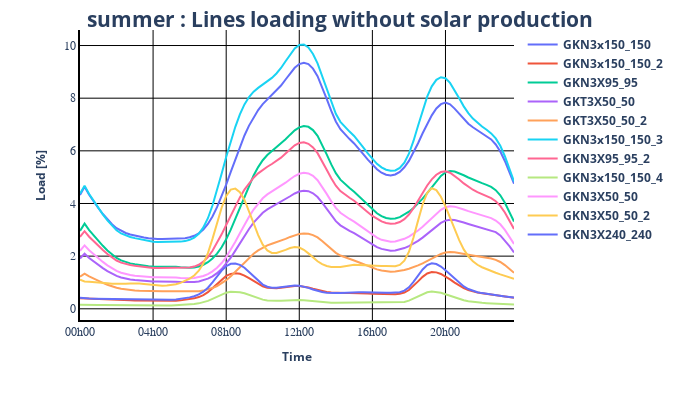
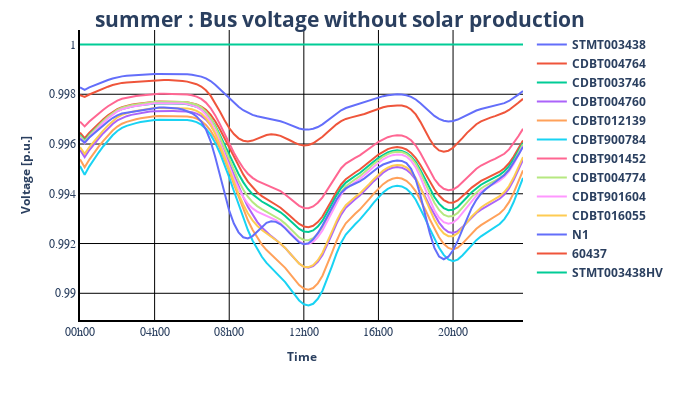
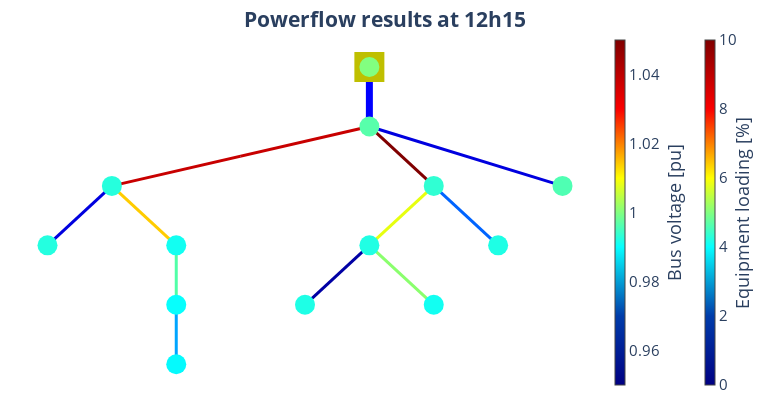

Notebook source saved alongside these figures, in order:
### Markdown cell above
Plotting results without solar production

### Code cell
pp_plot.plot_timeseries_result(
    data_df=result_df["res_line.loading_percent"],
    ylabel="Load [%]",
    plot_title=f"{selected_season} : Lines loading without solar production",
    filename="loading_result_without_solar",
)

pp_plot.plot_timeseries_result(
    data_df=result_df["res_bus.vm_pu"],
    ylabel="Voltage [p.u.]",
    plot_title=f"{selected_season} : Bus voltage without solar production",
    filename="bus_voltage_without_solar",
)

# Max load on GKN3x150_150_3 : at 12am in summer, and at 7:15 pm in winter
# plot_time = time(19, 15)  # Winter
plot_time = time(12, 15)  # Summer

# Powerflow results
pp_plot.plot_timestamps_powerflow_result(
    net=net_trey,
    voltage_range=(0.95, 1.05),  # In p.u.
    loading_range=(0, 10),  # In %
    plot_time=plot_time,
    filename="powerflow_result_without_solar",
)
